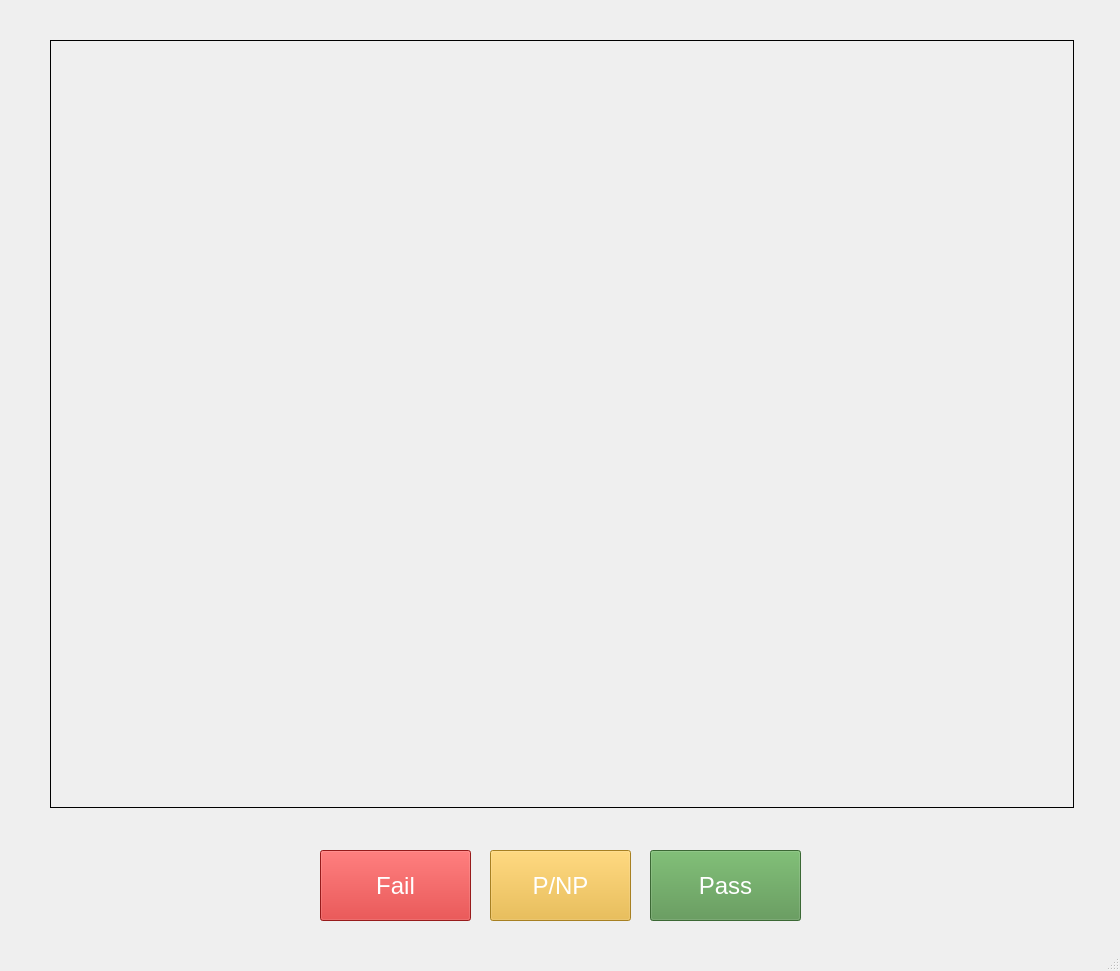
<?xml version="1.0" encoding="UTF-8"?>
<ui version="4.0">
 <class>MainWindow</class>
 <widget class="QMainWindow" name="MainWindow">
  <property name="geometry">
   <rect>
    <x>0</x>
    <y>0</y>
    <width>1120</width>
    <height>971</height>
   </rect>
  </property>
  <property name="windowTitle">
   <string>P/NP</string>
  </property>
  <widget class="QWidget" name="centralwidget">
   <widget class="QPushButton" name="failButton">
    <property name="geometry">
     <rect>
      <x>320</x>
      <y>850</y>
      <width>151</width>
      <height>71</height>
     </rect>
    </property>
    <property name="font">
     <font>
      <pointsize>18</pointsize>
     </font>
    </property>
    <property name="cursor">
     <cursorShape>PointingHandCursor</cursorShape>
    </property>
    <property name="autoFillBackground">
     <bool>false</bool>
    </property>
    <property name="styleSheet">
     <string notr="true">* { background-color: rgb(211, 38, 38) }
* { color: rgb(255,255, 255) }
</string>
    </property>
    <property name="text">
     <string>Fail</string>
    </property>
   </widget>
   <widget class="QPushButton" name="passButton">
    <property name="geometry">
     <rect>
      <x>650</x>
      <y>850</y>
      <width>151</width>
      <height>71</height>
     </rect>
    </property>
    <property name="font">
     <font>
      <pointsize>18</pointsize>
     </font>
    </property>
    <property name="cursor">
     <cursorShape>PointingHandCursor</cursorShape>
    </property>
    <property name="styleSheet">
     <string notr="true">* {background-color : rgb(82, 145, 73)}
* {color : rgb(255,255,255)}

</string>
    </property>
    <property name="text">
     <string>Pass</string>
    </property>
   </widget>
   <widget class="QPushButton" name="pnpButton">
    <property name="geometry">
     <rect>
      <x>490</x>
      <y>850</y>
      <width>141</width>
      <height>71</height>
     </rect>
    </property>
    <property name="font">
     <font>
      <pointsize>18</pointsize>
     </font>
    </property>
    <property name="cursor">
     <cursorShape>PointingHandCursor</cursorShape>
    </property>
    <property name="styleSheet">
     <string notr="true">* { background-color: rgb(234, 179, 48) }
* { color: rgb(255,255, 255) }
</string>
    </property>
    <property name="text">
     <string>P/NP</string>
    </property>
   </widget>
   <widget class="QLabel" name="imgLabel">
    <property name="geometry">
     <rect>
      <x>50</x>
      <y>40</y>
      <width>1024</width>
      <height>768</height>
     </rect>
    </property>
    <property name="frameShape">
     <enum>QFrame::Box</enum>
    </property>
    <property name="text">
     <string/>
    </property>
   </widget>
   <widget class="QLabel" name="runLabel">
    <property name="geometry">
     <rect>
      <x>100</x>
      <y>860</y>
      <width>151</width>
      <height>61</height>
     </rect>
    </property>
    <property name="text">
     <string/>
    </property>
    <property name="alignment">
     <set>Qt::AlignRight|Qt::AlignTrailing|Qt::AlignVCenter</set>
    </property>
   </widget>
  </widget>
  <widget class="QStatusBar" name="statusbar"/>
 </widget>
 <resources/>
 <connections/>
</ui>
